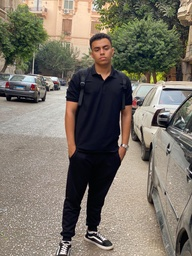
#> input picture images/ozzy.jpg, 192 x 256 px, shrunk from 960 x 1280 before the run
$ python benchmark_edge.py
#> lines starting #> are read from the running program, lines starting #| are printed output that depends on the picture; long printed decimals are rounded
import time
import numpy as np
from scipy.signal import convolve2d
import cv2
import matplotlib.pyplot as plt

def old_convolution(image, kernel):
    """Original slow implementation of convolution"""
    # Get image dimensions
    height, width = image.shape[:2]
    kernel_size = kernel.shape[0]
    pad_size = kernel_size // 2

    # Pad the image
    padded = np.pad(image, pad_size, mode='symmetric')

    # Initialize output
    output = np.zeros_like(image, dtype=np.float32)

    # Apply convolution
    for i in range(height):
        for j in range(width):
            # Extract the region of interest
            region = padded[i:i+kernel_size, j:j+kernel_size]
            # Apply the kernel
            flipped_kernel = np.flipud(np.fliplr(kernel)) # the reason for the values mirroring is to match the mathematical definition of convolution
            output[i, j] = np.sum(region * flipped_kernel)

    return output

def new_convolution(image, kernel):
    """New optimized implementation using scipy"""
    return convolve2d(image, kernel, mode='same', boundary='symm')

def run_benchmark(image_path, num_runs=3):
    """Run benchmark comparing old and new implementations"""
#> called with image_path = 'images/ozzy.jpg', num_runs = 3
    # Load and prepare image
    image = cv2.imread(image_path, cv2.IMREAD_GRAYSCALE)
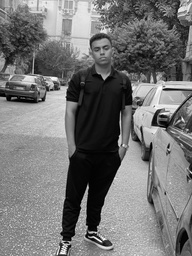
#> image: shape (256, 192); min 0, max 255, mean 116.4
    if image is None:
        raise ValueError(f"Could not load image: {image_path}")

    # Sobel kernels
    sobel_x = np.array([
        [-1, 0, 1],
        [-2, 0, 2],
        [-1, 0, 1]
    ])

    # Benchmark results
    old_times = []
    new_times = []

    print(f"\nRunning benchmark on image: {image_path}")
    print(f"Image size: {image.shape}")
#| Image size: (256, 192)
    print(f"Number of runs: {num_runs}")
    print("\nRunning tests...")

    for i in range(num_runs):
        # Test old implementation
        start_time = time.time()
        old_result = old_convolution(image, sobel_x)
        old_time = time.time() - start_time
        old_times.append(old_time)

        # Test new implementation
        start_time = time.time()
        new_result = new_convolution(image, sobel_x)
        new_time = time.time() - start_time
        new_times.append(new_time)

        print(f"\nRun {i+1}:")
        print(f"Old implementation: {old_time:.3f} seconds")
        print(f"New implementation: {new_time:.3f} seconds")
        print(f"Speedup: {old_time/new_time:.1f}x")
#> this loop made 3 passes
#> pass 1, in old_convolution, `padded = np.pad(image, pad_size, mode='symmetric')`:
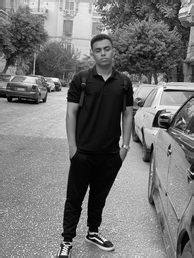
#> padded: shape (258, 194); min 0, max 255, mean 116.6
#> pass 1, in run_benchmark, `old_result = old_convolution(image, sobel_x)`:
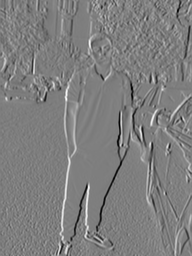
#> old_result: shape (256, 192) float32; min -821, max 830, mean 0.9; drawn with min black and max white
#> after the loop, new_times = [0.01, 0.00647, 0.00557]; old_times = [0.721, 0.828, 0.814]

    # Calculate averages
    avg_old = sum(old_times) / len(old_times)
#> avg_old = 0.788
    avg_new = sum(new_times) / len(new_times)
#> avg_new = 0.00736

    print("\nResults Summary:")
    print(f"Average time (old): {avg_old:.3f} seconds")
#| Average time (old): 0.788 seconds
    print(f"Average time (new): {avg_new:.3f} seconds")
#| Average time (new): 0.007 seconds
    print(f"Average speedup: {avg_old/avg_new:.1f}x")
#| Average speedup: 107.0x

    # Diagnostic information
    print("\nDiagnostic Information:")
    print(f"Old result range: [{old_result.min():.2f}, {old_result.max():.2f}]")
#| Old result range: [-821.00, 830.00]
    print(f"New result range: [{new_result.min():.2f}, {new_result.max():.2f}]")
#| New result range: [-821.00, 830.00]
    print(f"Old result mean: {old_result.mean():.2f}")
#| Old result mean: 0.85
    print(f"New result mean: {new_result.mean():.2f}")
#| New result mean: 0.85

    # Find locations of maximum difference
    diff = np.abs(old_result - new_result)
#> diff: shape (256, 192) float64; every value is 0
    max_diff_loc = np.unravel_index(diff.argmax(), diff.shape)
#> max_diff_loc = (0, 0)
    print(f"\nMaximum difference location: {max_diff_loc}")
#| Maximum difference location: (0, 0)
    print(f"Old value at max diff: {old_result[max_diff_loc]:.2f}")
#| Old value at max diff: 22.00
    print(f"New value at max diff: {new_result[max_diff_loc]:.2f}")
#| New value at max diff: 22.00

    # Verify results are similar
    mse = np.mean((old_result - new_result) ** 2)
#> mse = 0
    print(f"\nMean Squared Error between implementations: {mse:.6f}")
#| Mean Squared Error between implementations: 0

    # Plot results
    plt.figure(figsize=(15, 5))

    # Plot original image
    plt.subplot(141)
    plt.imshow(image, cmap='gray')
    plt.title('Original Image')
    plt.axis('off')

    # Plot old result
    plt.subplot(142)
    plt.imshow(old_result, cmap='gray')
    plt.title('Old Implementation')
    plt.axis('off')

    # Plot new result
    plt.subplot(143)
    plt.imshow(new_result, cmap='gray')
    plt.title('New Implementation')
    plt.axis('off')

    # Plot difference
    plt.subplot(144)
    plt.imshow(diff, cmap='hot')
    plt.title('Absolute Difference')
    plt.colorbar()
    plt.axis('off')

    plt.tight_layout()
    plt.show()
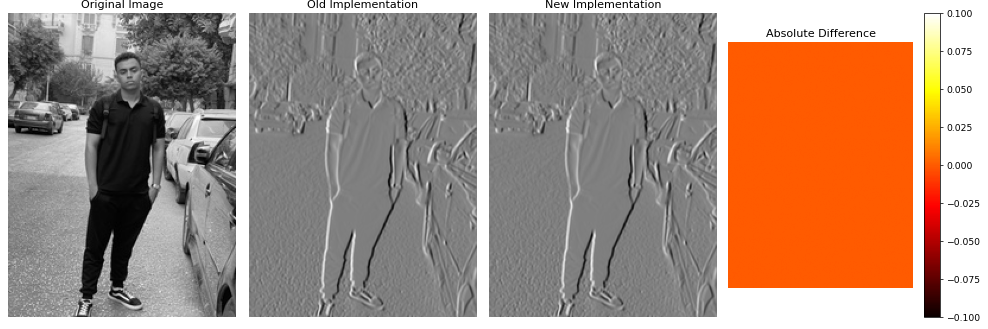
#> figure drawn by matplotlib, 5 panels

if __name__ == "__main__":
    # Test with one of our sample images
    image_path = "images/ozzy.jpg"
    run_benchmark(image_path)
